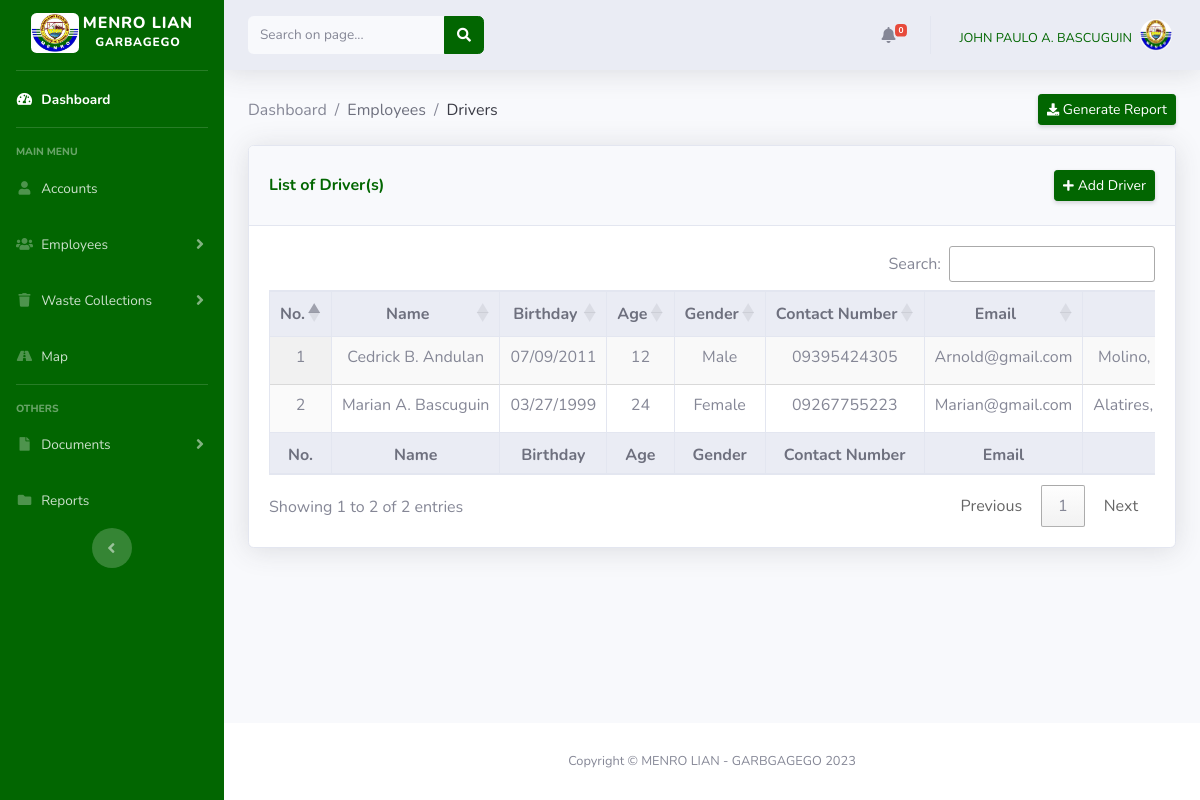
The page /monitoring_system/admin/drivers.php (signed in) on the database its author committed.
### tables this page shows
CREATE TABLE `drivers` (
  `id` int(11) NOT NULL,
  `firstName` varchar(50) NOT NULL,
  `middleName` varchar(50) NOT NULL,
  `lastName` varchar(50) NOT NULL,
  `position` varchar(50) NOT NULL,
  `birthday` date NOT NULL,
  `gender` varchar(50) NOT NULL,
  `phone` varchar(50) NOT NULL,
  `email` varchar(50) NOT NULL,
  `province` varchar(100) NOT NULL,
  `city` varchar(100) NOT NULL,
  `barangay` varchar(100) NOT NULL,
  `street` varchar(100) NOT NULL,
  `user_name` varchar(50) NOT NULL,
  `password` varchar(50) NOT NULL,
  `role` varchar(50) NOT NULL,
  `image` varchar(100) NOT NULL,
  `dateCreated` datetime NOT NULL DEFAULT current_timestamp()
);

### monitoring_system/admin/drivers.php (the view, shortened to what this page needs)
<?php
if (isset($_SESSION['id']) && isset($_SESSION['user_name']) && isset($_SESSION['role']) && $_SESSION['role'] == 'admin') {
    include('../includes/header.php');
    include('../includes/navbar_admin.php');
    require '../db_conn.php';
?>
<?php
function calculateAge($birthday) {
    $birthDate = new DateTime($birthday);
    $today = new DateTime();
    $age = $today->diff($birthDate)->y;
    return $age;
}
?>
    <div class="container-fluid">
        <div class="d-sm-flex align-items-center justify-content-between mb-1 mt-1">
            <nav aria-label="breadcrumb">
                <ol class="breadcrumb bg-transparent p-0">
                    <li class="breadcrumb-item"><a href="admin_dashboard.php" class="text-secondary" style="color: #026601; text-decoration: none;">Dashboard</a></li>
                    <li class="breadcrumb-item"><span class="text-gray-700">Employees</span></li>
                    <li class="breadcrumb-item active text-gray-900" aria-current="page">Drivers</li>
                </ol>
            </nav>
            <a href="" class="btn btn-sm btn-info shadow-sm mb-3"><i class="fas fa-download fa-sm text-white"></i> Generate Report</a>
        </div>
        <div class="card shadow mb-4">
            <div class="card-header py-3">
                <div class="d-sm-flex align-items-center justify-content-between py-2">
                    <h6 class="m-0 font-weight-bold text-info">List of Driver(s)</h6>
                    <a href="#add_driver" data-toggle="modal" class="btn btn-sm btn-info shadow-sm"><i class="fa fa-plus fa-sm text-white mr-1"></i>Add Driver</a>
                </div>
            </div>
            <div class="card-body">
                <div class="table-responsive">
                    <table id="example" class="display nowrap table table-bordered table-hover" style="width:100%;">
                        <thead class='thead-light text-gray-900'>
                          <tr style="text-align:center">
                            <th style="text-align: center;">No.</th>
                            <th style="text-align: center;">Name</th>
                            <th style="text-align: center;">Birthday</th>
                            <th style="text-align: center;">Age</th>
                            <th style="text-align: center;">Gender</th>
                            <th style="text-align: center;">Contact Number</th>
                            <th style="text-align: center;">Email</th>
                            <th style="text-align: center;">Address</th>
                          </tr>
                        </thead>
                        <tfoot class='thead-light text-gray-700'>
                          <tr style="text-align:center">
                            <th style="text-align: center;">No.</th>
                            <th style="text-align: center;">Name</th>
                            <th style="text-align: center;">Birthday</th>
                            <th style="text-align: center;">Age</th>
                            <th style="text-align: center;">Gender</th>
                            <th style="text-align: center;">Contact Number</th>
                            <th style="text-align: center;">Email</th>
                            <th style="text-align: center;">Address</th>
                          </tr>
                        </tfoot>
                        <tbody>
                            <?php
                            $no = 1;
                            $query = "SELECT * FROM drivers";
                            $query_run = mysqli_query($conn, $query);
                            if (mysqli_num_rows($query_run) > 0) {
                                foreach ($query_run as $row) {
                                    ?>
                                    <tr style="text-align:center">
                                        <td><?php echo $no; ?></td>
                                        <?php
                                        $firstName = $row['firstName'];
                                        $middleName = $row['middleName'];
                                        $lastName = $row['lastName'];
                                        $formattedName = ucwords($firstName) . ' ' . strtoupper(substr($middleName, 0, 1)) . '.' . ' ' . ucwords($lastName);
                                        ?>
                                        <td><?= $formattedName; ?></td>
                                        <?php
                                        $birthday = $row['birthday'];
                                        $formattedBirthday = ($birthday != '0000-00-00') ? date('m/d/Y', strtotime($birthday)) : '-';
                                        ?>
                                        <td><?= $formattedBirthday; ?></td>
                                        <?php
                                        $age = ($birthday != '0000-00-00') ? calculateAge($birthday) : '-';
                                        ?>
                                        <td><?= $age; ?></td>
                                        <td><?= $row['gender'] ?: '-'; ?></td>
                                        <td><?= $row['phone'] ?: '-'; ?></td>
                                        <td><?= $row['email'] ?: '-'; ?></td>
                                        <?php
                                        $address = $row['street'] . ', ' . $row['barangay'] . ', ' . $row['city'] . ', ' . $row['province'];
                                        $formattedAddress = !empty(trim($address)) ? $address : '-';
                                        ?>
                                        <td><?= $formattedAddress; ?></td>
                                    </tr>
                            <?php
                                    $no++;
                                }
                            } else {
                                echo "<h5> No Record Found </h5>";
                            }
                            ?>
                        </tbody>
                    </table>
                </div>
            </div>
        </div>
    </div>
</div>
    <?php
    include('../includes/footer.php');
} else {
    header("Location: ../admin_login.php");
    exit();
}
?>

### monitoring_system/includes/navbar_admin.php (shortened to what this page needs)
<ul class="navbar-nav bg-info sidebar sidebar-dark accordion" id="accordionSidebar">
<a class="sidebar-brand d-flex align-items-center justify-content-center" href="admin.php">
    <div class="mb-1 mr-1">
       <img src="../images/icon.jpg" class="card-img-top img-fluid mx-auto d-block image-animated rounded" alt="..." style="max-width: 100%; height: 40px;">
    </div>
    <div class="sidebar-brand-text text-white">
        MENRO LIAN
        <br>
        <sup>GARBAGEGO</sup>
    </div>
</a>
<hr class="sidebar-divider my-0">
<li class="nav-item active">
    <a class="nav-link" href="admin.php">
        <i class="fas fa-fw fa-tachometer-alt"></i>
        <span>Dashboard</span></a>
</li>
<hr class="sidebar-divider">
<div class="sidebar-heading">
    Main Menu
</div>
<li class="nav-item">
    <a class="nav-link" href="accounts.php">
        <i class="fas fa-fw fa-user"></i>
        <span>Accounts</span></a>
</li>
<li class="nav-item">
    <a class="nav-link collapsed" href="#" data-toggle="collapse" data-target="#Employees"
        aria-expanded="true" aria-controls="Employees">
        <i class="fas fa-fw fa-users"></i>
        <span>Employees</span>
    </a>
</li>
<li class="nav-item">
    <a class="nav-link collapsed" href="#" data-toggle="collapse" data-target="#Ticket"
        aria-expanded="true" aria-controls="Ticket">
        <i class="fas fa-fw fa-trash"></i>
        <span>Waste Collections</span>
    </a>
</li>
<li class="nav-item">
    <a class="nav-link" href="map.php">
        <i class="fas fa-fw fa-road"></i>
        <span>Map</span></a>
</li>
<hr class="sidebar-divider d-none d-md-block">
<div class="sidebar-heading">
    Others
</div>
<li class="nav-item">
    <a class="nav-link collapsed" href="#" data-toggle="collapse" data-target="#Documents"
        aria-expanded="true" aria-controls="Documents">
        <i class="fas fa-fw fa-file"></i>
        <span>Documents</span>
    </a>
</li>
<li class="nav-item">
    <a class="nav-link" href="chats.php">
        <i class="fas fa-fw fa-folder"></i>
        <span>Reports</span></a>
</li>
<div class="text-center d-none d-md-inline">
    <button class="rounded-circle border-0" id="sidebarToggle"></button>
</div>
</ul>
    <div id="content-wrapper" class="d-flex flex-column" >
<div id="content">
    <nav class="navbar navbar-expand navbar-light bg-gray-200 topbar mb-4 static-top shadow  text-white">
        <form
            class="d-none d-sm-inline-block form-inline mr-auto ml-md-2 my-2 my-md-0 w-25 navbar-search">
            <div class="input-group">
                <input type="text" class="form-control bg-light border-0 small" id="search" onchange= "openPage()"
                 placeholder="Search on page..." aria-label="Search" aria-describedby="basic-addon2">
                    <div class="input-group-append">
                    <button class="btn btn-info" type="button">
                        <i class="fas fa-search fa-sm"></i>
                    </button>
                </div>
            </div>
        </form>
        <ul class="navbar-nav ml-auto">
<li class="nav-item dropdown no-arrow mx-1">
    <a class="nav-link dropdown-toggle" href="#" id="messagesDropdown" role="button"
        data-toggle="dropdown" aria-haspopup="true" aria-expanded="false"
        data-toggle="tooltip" title="Click to view messages!" data-placement="top">
        <i class="fas fa-bell fa-fw text-gray-600"></i>
<span class="badge badge-danger badge-counter" id="message-counter">
0
</span>
    </a>
</li>
            <li class="nav-item dropdown no-arrow">
            <a class="nav-link dropdown-toggle" href="#" id="userDropdown" role="button"
                data-toggle="dropdown" aria-haspopup="true" aria-expanded="false">
            <span class="mr-2 mt-2 d-none d-lg-inline text-info small text-uppercase">
                <?php
                require 'db_conn.php';
                $user_name = mysqli_real_escape_string($conn, $_SESSION['user_name']);
                $sql = "SELECT firstName, middlename, lastName, image FROM admins WHERE user_name = '$user_name'";
                $result = mysqli_query($conn, $sql);
                if (mysqli_num_rows($result) > 0) {
                    $row = mysqli_fetch_assoc($result);
                    $firstName = $row['firstName'];
                    $middleName = $row['middlename'];
                    $lastName = $row['lastName'];
                    $formattedName = ($firstName) . ' ' . strtoupper(substr($middleName, 0, 1)) . '.' . ' ' . ($lastName);
                    echo $formattedName;
                } else {
                    echo "User not found";
                }
                ?>
            </span>
                <?php
                    if (isset($row['image']) && !empty($row['image'])) {
                        $profile_picture = "../uploads/" . $row['image'];
                    } else {
                        $profile_picture = "../images/admin.png";
                    }
                ?>
                <img src="<?= $profile_picture ?>" alt="Profile Picture" class="img-profile rounded-circle">
            </a>
            </li>
        </ul>
    </nav>

### rows shown on the page
drivers: formattedName "Cedrick B. Andulan", birthday "07/09/2011", birthday "12", gender "Male", phone "09395424305", email "Arnold@gmail.com", formattedAddress "Molino,…"
drivers: formattedName "Marian A. Bascuguin", birthday "03/27/1999", birthday "24", gender "Female", phone "09267755223", email "Marian@gmail.com", formattedAddress "Alatires,…"

### other values the page prints
$formattedName "JOHN PAULO A. BASCUGUIN"
